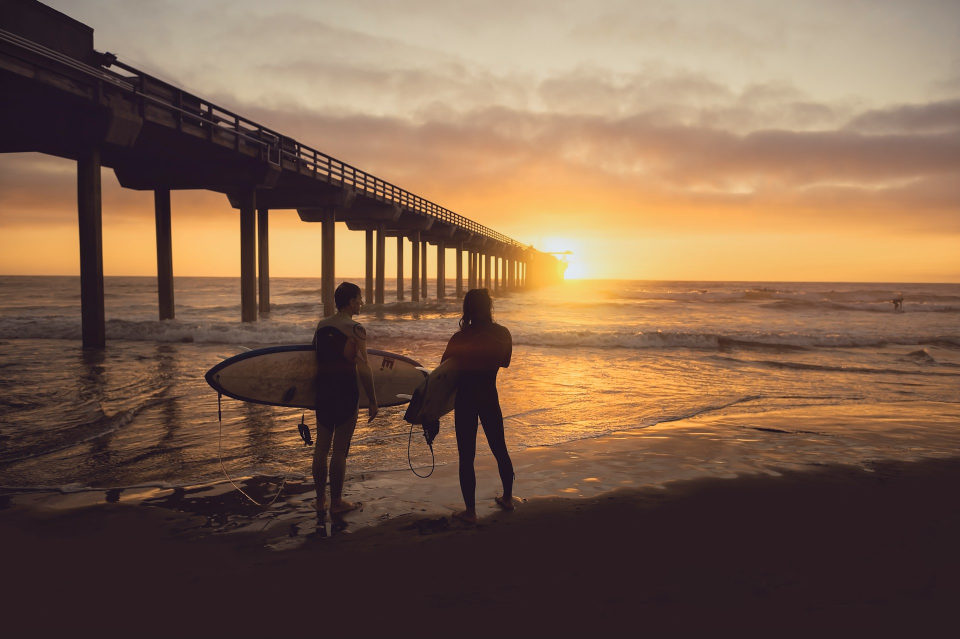
#> input picture homeworks/02/data/surf.jpg, 1920 x 1278 px (shown at 1/2 size)
$ jupyter execute homework.ipynb
#> lines starting #> are read from the running program, lines starting #| are printed output that depends on the picture; long printed decimals are rounded
# HOMEWORK 2
For this homework you will have to complete and implement the colour balancing for:
* Gray world algorithm
* Scale-by-max algorithm

You are free to use your own images. Experiment with more images and think about the effect each of the algorithms has on the resulting (balanced) image.

### Colour Balancing
In this notebook we will show different type of colour balancing making use of von Kries' hypothesis.

[cell 1]
import cv2
import numpy as np
from matplotlib import pyplot as plt
plt.rcParams['figure.figsize'] = [15, 5]

[cell 2]
f, axarr = plt.subplots(1,2)
img_1 = cv2.imread('./data/surf.jpg')
#> img_1 is the input picture: shape (1278, 1920, 3); mean B, G, R 76.9, 97.8, 126.5
img_1 = cv2.cvtColor(img_1, cv2.COLOR_BGR2RGB)

img_2 = cv2.imread('./data/building.jpg')
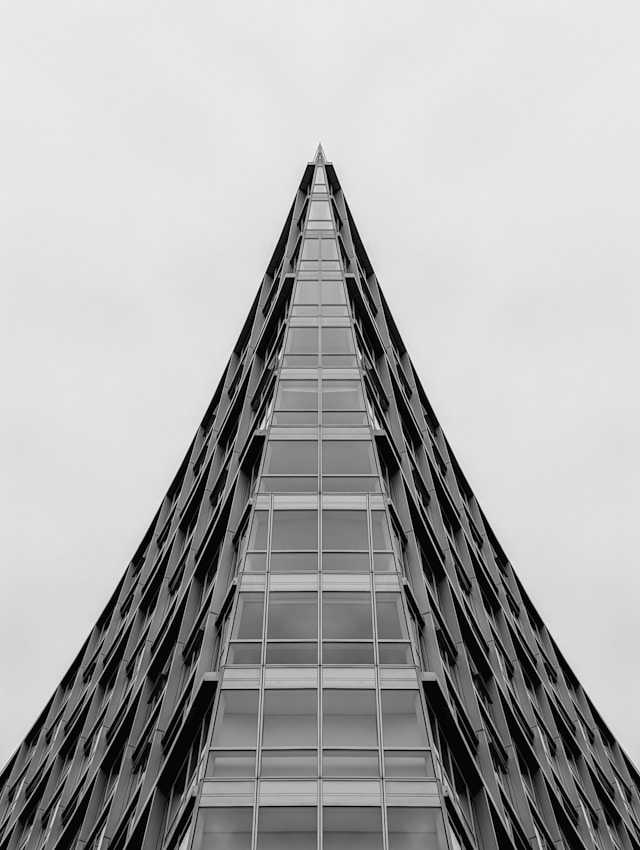
#> input picture homeworks/02/data/building.jpg, 640 x 850 px
#> img_2 is the input picture: shape (850, 640, 3); min 0, max 246, mean 171.5
img_2 = cv2.cvtColor(img_2, cv2.COLOR_BGR2RGB)

images = [img_1, img_2]
axarr[0].imshow(images[0])
axarr[1].imshow(images[1])
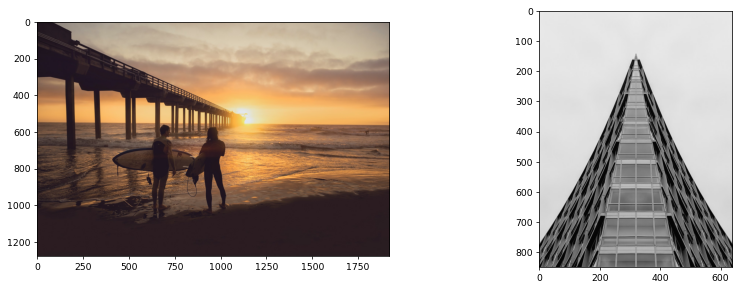
#> figure drawn by matplotlib, 2 panels

### White patch
In white patch algorithm we choose a group of pixels we know they should be white. We then scale the resulting image colour channels by this white patch.

[cell 3]
def balance_white(img, row, col):
    # Define white patch and the coefficients
#> called with row = 934, col = 737
    white = img[row, col, :]
#> white = [141, 110, 90]
    coeffs = 255.0/white
#> coeffs = [1.81, 2.32, 2.83]

    # Apply white balancing and generate balanced image
    balanced = np.zeros_like(img, dtype=np.float32)
    for channel in range(3):
        balanced[..., channel] = img[..., channel] * coeffs[channel]
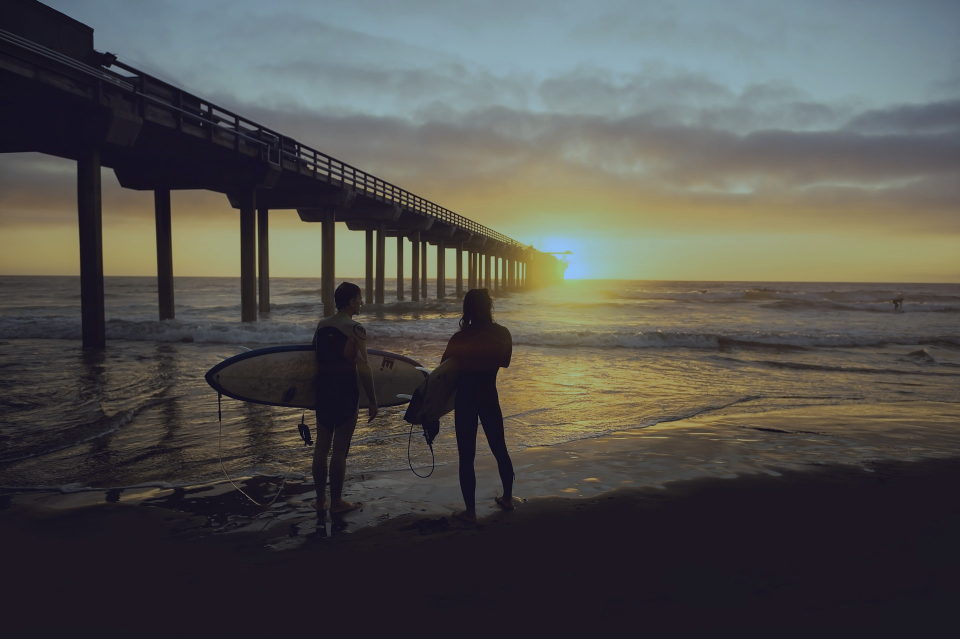
#> balanced: shape (1278, 1920, 3) float32 (shown at 1/2 size); mean R, G, B 226.4, 226.5, 218.5; drawn with min black and max white

    # White patching does not guarantee that the dynamic range is preserved, images must be clipped.
    balanced = balanced/255
    balanced[balanced > 1] = 1
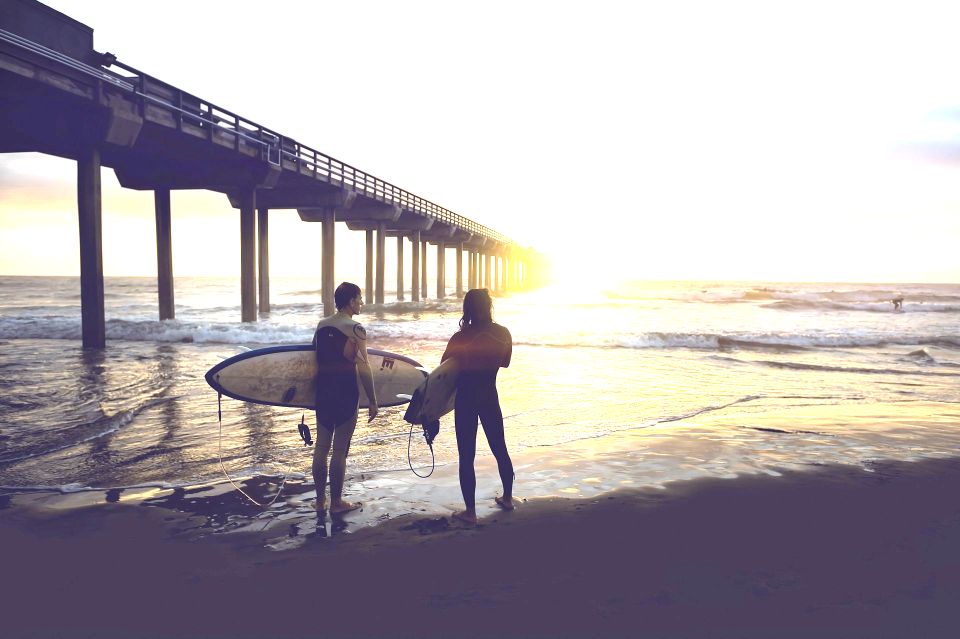
#> balanced: shape (1278, 1920, 3) float32 (shown at 1/2 size); mean R, G, B 0.689, 0.668, 0.692

    plt.subplot(121), plt.imshow(img)
    plt.subplot(122), plt.imshow(balanced)

[cell 4]
balance_white(images[0], 934, 737)

[cell 5]
balance_white(images[1], 9, 1)
#> in balance_white (call 2), `balanced[balanced > 1] = 1`: balanced: shape (850, 640, 3) float32; min 0, max 1, mean 0.736

### Gray world
This algorithm assumes that a scene, on average, is gray.

[cell 6]
def balance_gray(img):
    # Compute the mean values for all three colour channels (red, green, blue)
    red, green, blue = cv2.split(img)
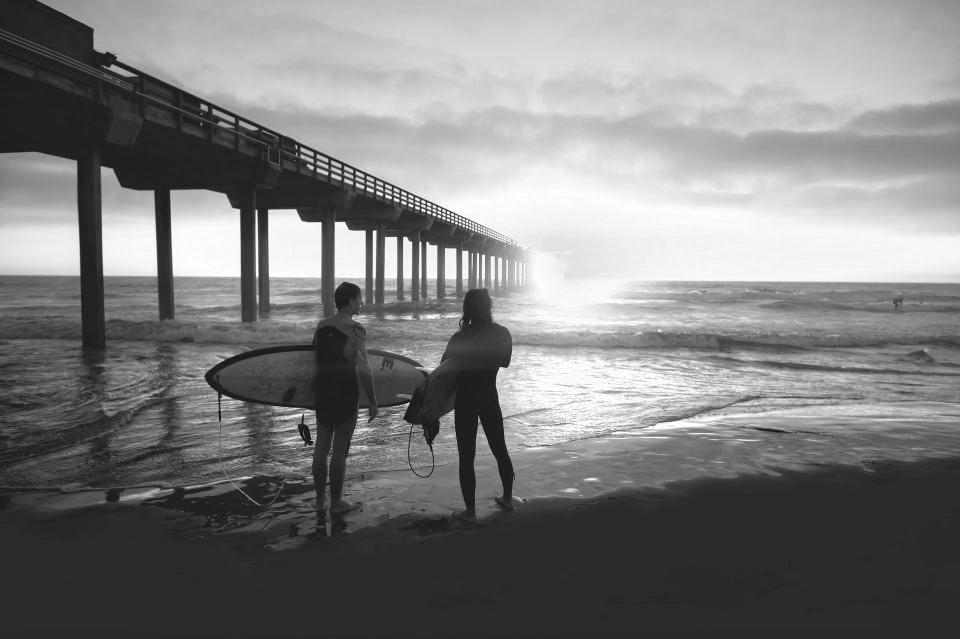
#> red: shape (1278, 1920) (shown at 1/2 size); min 5, max 255, mean 126.5
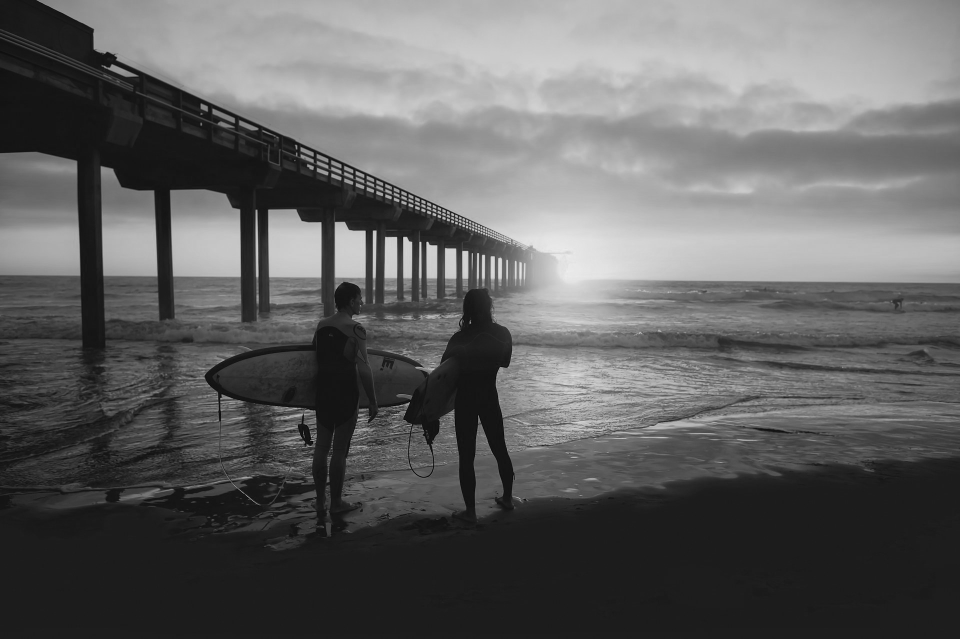
#> green: shape (1278, 1920) (shown at 1/2 size); min 0, max 239, mean 97.8
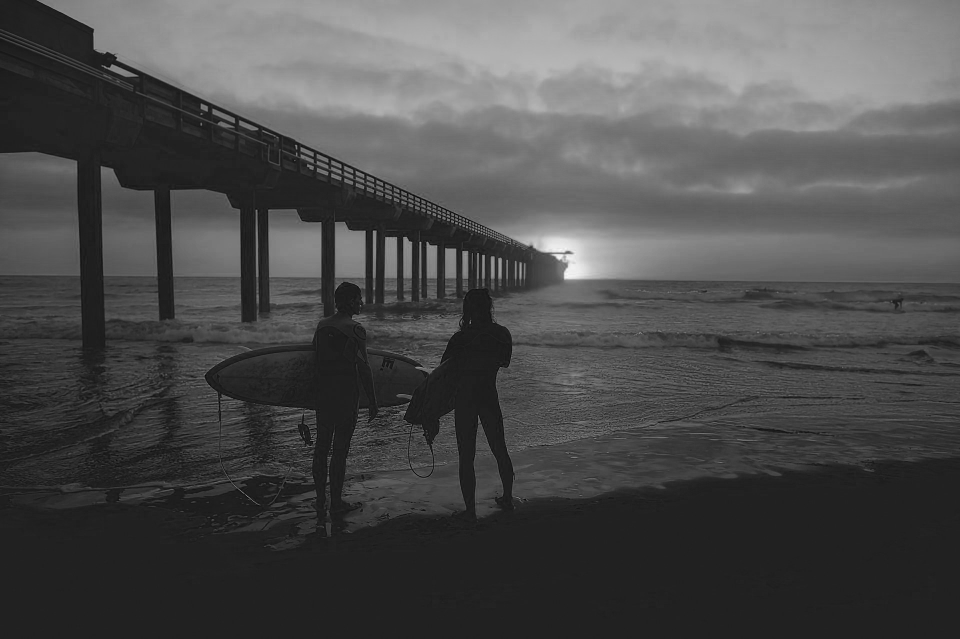
#> blue: shape (1278, 1920) (shown at 1/2 size); min 0, max 249, mean 76.9
    mean_r = np.mean(red)
#> mean_r = 126.5
    mean_g = np.mean(green)
#> mean_g = 97.75
    mean_b = np.mean(blue)
#> mean_b = 76.88
    print(mean_r, mean_g, mean_b)
#| 126.481 97.751 76.880

    # Compute the coefficients kr, kg, kb
    # Note: there are 3 coefficients to compute but we only have 2 equations.
    # Therefore, you have to make an assumption, fix the value of one of the
    # coefficients and compute the remining two
    # Hint: You can fix the coefficient of the brightest colour channel to 1.
    kr = 1.
    kg = mean_r / mean_g
#> kg = 1.29
    kb = mean_r / mean_b
#> kb = 1.65

    # # Apply color balancing and generate the balanced image
    balanced = np.zeros_like(img, dtype=np.float32)

    for channel in range(3):
        balanced[..., channel] = img[..., channel] * [kr, kg, kb][channel]
#> balanced: shape (1278, 1920, 3) float32

    balanced = balanced / 255
    balanced[balanced > 1] = 1
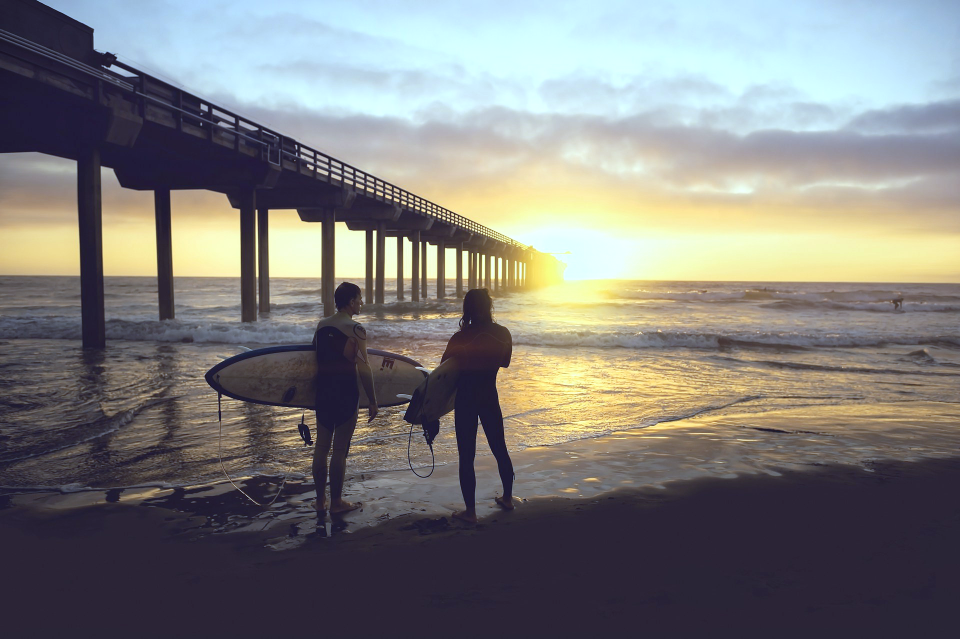
#> balanced: shape (1278, 1920, 3) float32 (shown at 1/2 size); mean R, G, B 0.487, 0.49, 0.498

    # Show the original and the balanced image side by side
    plt.subplot(121), plt.imshow(img)
    plt.subplot(122), plt.imshow(balanced)

[cell 7]
balance_gray(images[0])

[cell 8]
balance_gray(images[1])
#| 171.468 171.468 171.468

### Scale-by-max
This is a straightforward algorithm that scales each colour channel by its maximum value. Note that it is sensitive to noise and saturations.

[cell 9]
def balance_max(img):
    red, green, blue = cv2.split(img)
    # Compute the maximum values for all three colour channels (red, green, blue)
    max_r = img[:, :, 0].max()
#> max_r = 255
    max_g = img[:, :, 1].max()
#> max_g = 239
    max_b = img[:, :, 2].max()
#> max_b = 249

    # Apply scale-by-max balancing and generate the balanced image
    balanced = np.zeros_like(img, dtype=np.float32)
    for channel in range(3):
        balanced[..., channel] = img[..., channel] * (255.0 / [max_r, max_g, max_b][channel])
#> balanced: shape (1278, 1920, 3) float32

    balanced = balanced / 255
    balanced[balanced > 1] = 1

    plt.subplot(121), plt.imshow(img)
    plt.subplot(122), plt.imshow(balanced)

[cell 10]
balance_max(images[0])

[cell 11]
balance_max(images[1])
